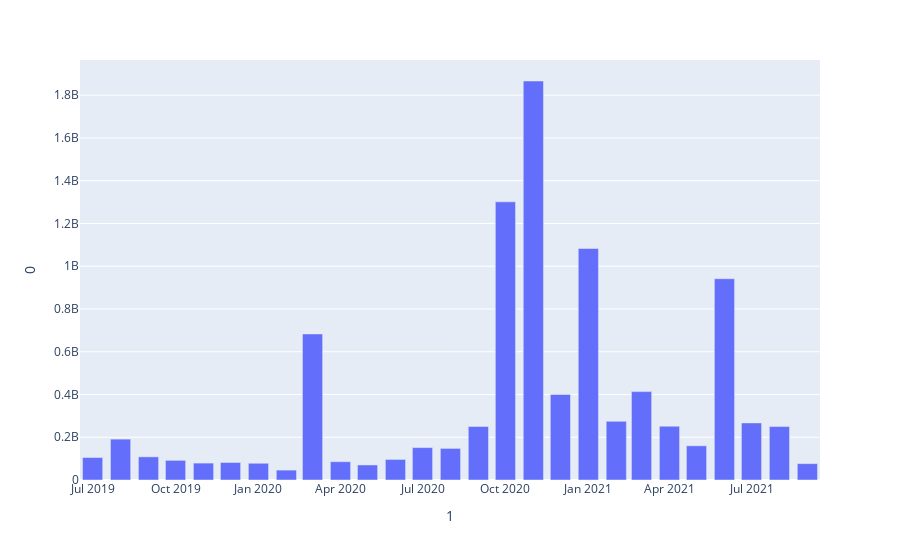

Notebook code cell kept with this figure:
### Code cell
df_mid_out = pd.read_clipboard(header = None)
df_mid_out[1] = [i.replace('-','') for i in df_mid_out[1]]
df_mid_out[1] = df_mid_out[1]+'01'
df_mid_out[1] = pd.to_datetime(df_mid_out[1])

ex.bar(df_mid_out, x =1, y = 0)   #dwd_wh_scale_shipment_detail_mid_di

### Figure 1 — Plotly figure (JSON) as saved in the notebook; plotly's stock layout.template omitted (floating-point values rounded to 4 significant figures)
{"data": [{"alignmentgroup": "True", "hovertemplate": "1=%{x}<br>0=%{y}<extra></extra>", "legendgroup": "", "marker": {"color": "#636efa"}, "name": "", "offsetgroup": "", "orientation": "v", "showlegend": false, "textposition": "auto", "type": "bar", "x": ["2019-07-01T00:00:00", "2019-08-01T00:00:00", "2019-09-01T00:00:00", "2019-10-01T00:00:00", "2019-11-01T00:00:00", "2019-12-01T00:00:00", "2020-01-01T00:00:00", "2020-02-01T00:00:00", "2020-03-01T00:00:00", "2020-04-01T00:00:00", "2020-05-01T00:00:00", "2020-06-01T00:00:00", "2020-07-01T00:00:00", "2020-08-01T00:00:00", "2020-09-01T00:00:00", "2020-10-01T00:00:00", "2020-11-01T00:00:00", "2020-12-01T00:00:00", "2021-01-01T00:00:00", "2021-02-01T00:00:00", "2021-03-01T00:00:00", "2021-04-01T00:00:00", "2021-05-01T00:00:00", "2021-06-01T00:00:00", "2021-07-01T00:00:00", "2021-08-01T00:00:00", "2021-09-01T00:00:00"], "xaxis": "x", "y": [105141376, 191200000.0, 108446101, 91970000.0, 79090000.0, 81900000.0, 78300000.0, 46380000.0, 683200000.0, 85660000.0, 70360000.0, 96220000.0, 151600000.0, 147800000.0, 250600000.0, 1301000000.0, 1867000000.0, 399900000.0, 1083000000.0, 274400000.0, 413400000.0, 251600000.0, 160000000.0, 941500000.0, 267100000.0, 249900000.0, 76600000.0], "yaxis": "y"}], "layout": {"barmode": "relative", "legend": {"tracegroupgap": 0}, "margin": {"t": 60}, "xaxis": {"anchor": "y", "domain": [0, 1], "title": {"text": "1"}}, "yaxis": {"anchor": "x", "domain": [0, 1], "title": {"text": "0"}}}}
